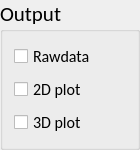
              <widget class="QGroupBox" name="groupBox_7">
               <property name="minimumSize">
                <size>
                 <width>140</width>
                 <height>0</height>
                </size>
               </property>
               <property name="maximumSize">
                <size>
                 <width>130</width>
                 <height>16777215</height>
                </size>
               </property>
               <property name="font">
                <font>
                 <family>Calibri</family>
                 <pointsize>16</pointsize>
                </font>
               </property>
               <property name="styleSheet">
                <string notr="true"/>
               </property>
               <property name="title">
                <string>Output</string>
               </property>
               <layout class="QGridLayout" name="gridLayout_10">
                <item row="2" column="0">
                 <widget class="QCheckBox" name="checkBox_3D">
                  <property name="minimumSize">
                   <size>
                    <width>0</width>
                    <height>0</height>
                   </size>
                  </property>
                  <property name="maximumSize">
                   <size>
                    <width>16777215</width>
                    <height>16777215</height>
                   </size>
                  </property>
                  <property name="font">
                   <font>
                    <family>Calibri</family>
                    <pointsize>12</pointsize>
                    <weight>50</weight>
                    <italic>false</italic>
                    <bold>false</bold>
                   </font>
                  </property>
                  <property name="styleSheet">
                   <string notr="true"/>
                  </property>
                  <property name="text">
                   <string>3D plot</string>
                  </property>
                 </widget>
                </item>
                <item row="1" column="0">
                 <widget class="QCheckBox" name="checkBox_2D">
                  <property name="minimumSize">
                   <size>
                    <width>0</width>
                    <height>0</height>
                   </size>
                  </property>
                  <property name="maximumSize">
                   <size>
                    <width>16777215</width>
                    <height>16777215</height>
                   </size>
                  </property>
                  <property name="font">
                   <font>
                    <family>Calibri</family>
                    <pointsize>12</pointsize>
                    <weight>50</weight>
                    <italic>false</italic>
                    <bold>false</bold>
                   </font>
                  </property>
                  <property name="styleSheet">
                   <string notr="true"/>
                  </property>
                  <property name="text">
                   <string>2D plot</string>
                  </property>
                 </widget>
                </item>
                <item row="0" column="0">
                 <widget class="QCheckBox" name="checkBox_Rawdata">
                  <property name="minimumSize">
                   <size>
                    <width>0</width>
                    <height>0</height>
                   </size>
                  </property>
                  <property name="maximumSize">
                   <size>
                    <width>16777215</width>
                    <height>16777215</height>
                   </size>
                  </property>
                  <property name="font">
                   <font>
                    <family>Calibri</family>
                    <pointsize>12</pointsize>
                    <weight>50</weight>
                    <italic>false</italic>
                    <bold>false</bold>
                   </font>
                  </property>
                  <property name="styleSheet">
                   <string notr="true"/>
                  </property>
                  <property name="text">
                   <string>Rawdata</string>
                  </property>
                 </widget>
                </item>
               </layout>
              </widget>
